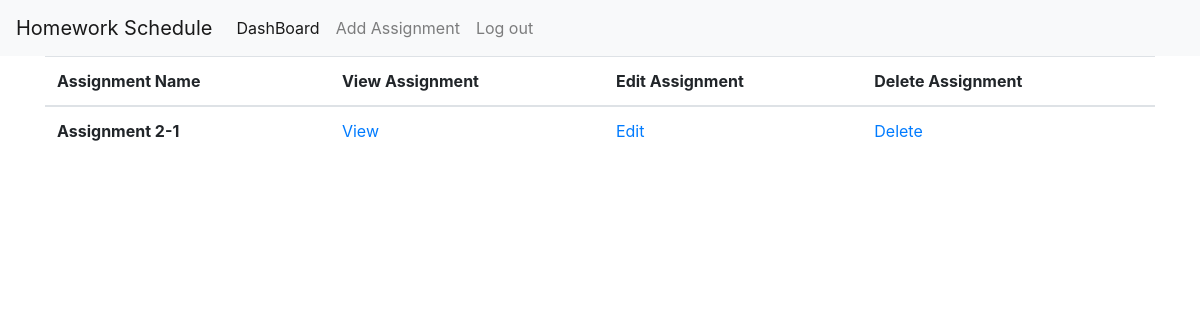
The app's page /assignments/2/ (signed in), older data.
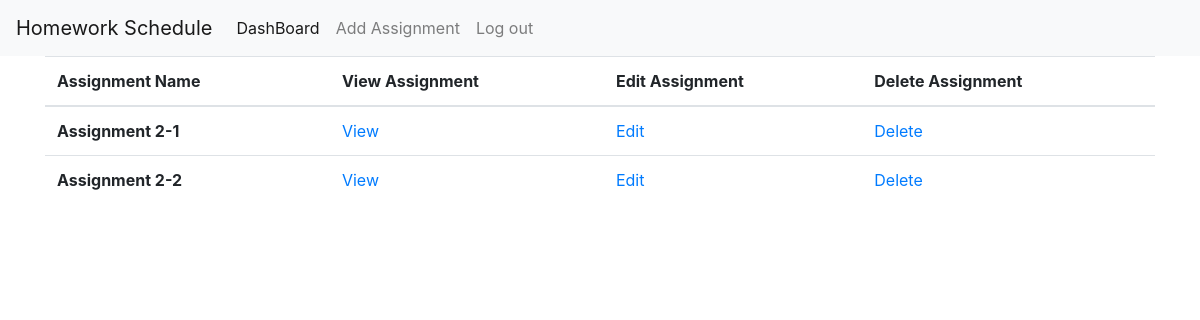
The same page, newer data.
### homeworkScheduleWeb/models.py (models this page shows, shortened)
class Assignment(models.Model):
    name = models.TextField(default='', null=False)
    content = models.TextField(default='', null=False)
    class_id = models.ForeignKey('ClassName', on_delete=models.CASCADE, null=False)

### homeworkScheduleWeb/views.py (the view)
# urls.py: url('^assignments/(?P<class_id>\d+)/$', login_required(assignments_view)),
def assignments_view(request, class_id):
    assignments = list(Assignment.objects.filter(class_id=class_id))
    data = {'assignments': assignments, 'class_id': class_id}
    return render(request, 'assignments.html', data)

### templates/assignments.html (shortened to what this page needs)
<!doctype html>
<html lang="en">
  <head>
    <link rel="stylesheet" href="https://stackpath.bootstrapcdn.com/bootstrap/4.1.3/css/bootstrap.min.css">
  </head>
  <body>
    {% include "nav.html" %}
    <div class="container">
        <table class="table">
          <thead>
            <tr>
              <th scope="col">Assignment Name</th>
              <th scope="col">View Assignment </th>
              <th scope="col">Edit Assignment </th>
              <th scope="col">Delete Assignment </th>
            </tr>
          </thead>
          <tbody>
            {% for assignment in assignments %}
            <tr>
              <th scope="row"> {{ assignment.name}}</th>
                <td><a href="/assignment_preview/{{assignment.id}}"> View</a></td>
                <td><a href="/updateAssignment/{{assignment.id}}"> Edit</a></td>
                <td><a href="/delete_assignment/{{assignment.id}}/{{class_id}}"> Delete</a></td>
            </tr>
            {% endfor %}
          </tbody>
        </table>
    </div>
  </body>
</html>

Row changes from the older to the newer data that the page shows:
added Assignment: name "Assignment 2-2"
